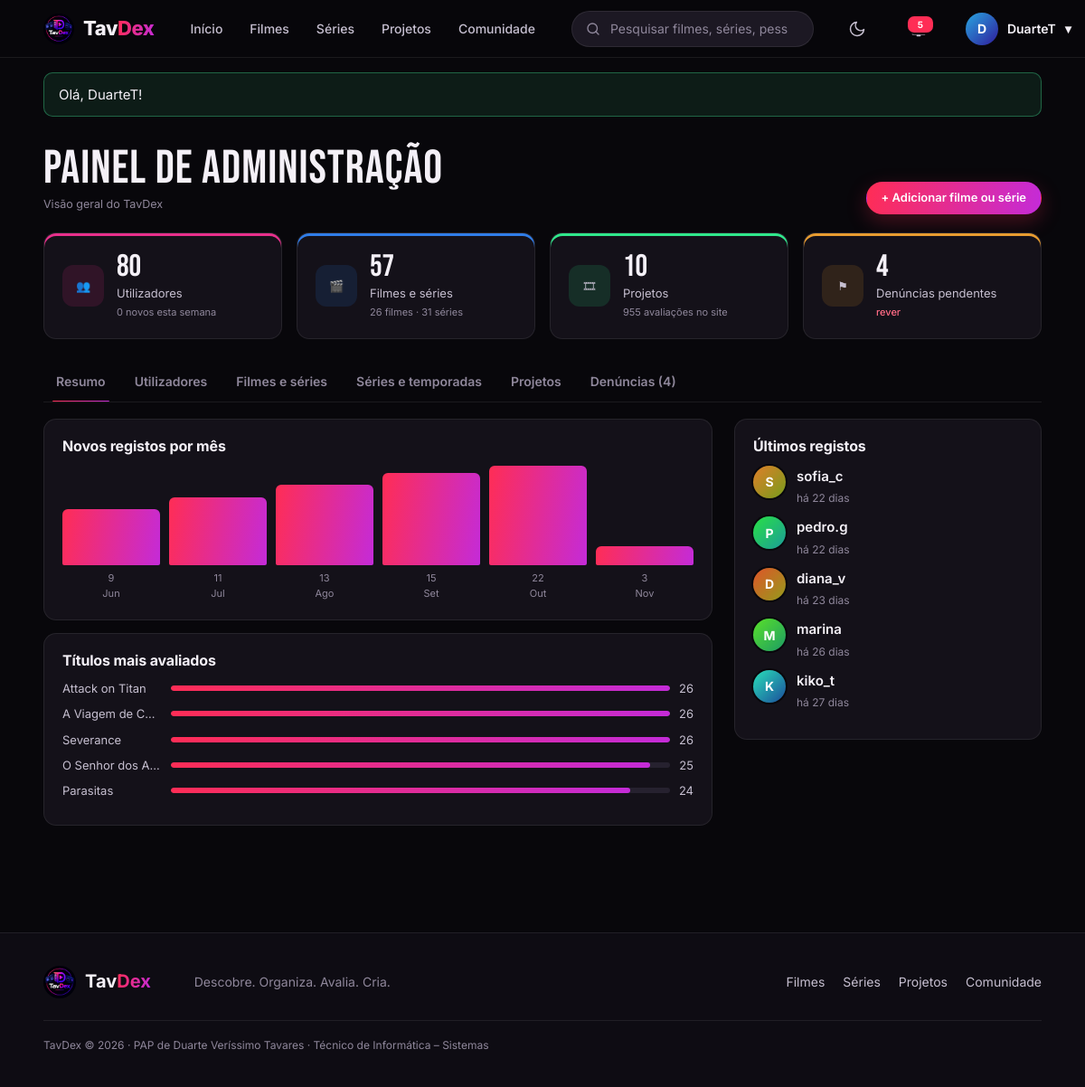
/admin.php (signed in), run on the app's committed database.
### tables this page shows
CREATE TABLE utilizadores (
    id INT AUTO_INCREMENT PRIMARY KEY,
    nome VARCHAR(20) NOT NULL UNIQUE,
    email VARCHAR(120) NOT NULL UNIQUE,
    password_hash VARCHAR(255) NOT NULL,
    bio VARCHAR(160) NOT NULL DEFAULT '',
    localizacao VARCHAR(40) NOT NULL DEFAULT '',
    cor SMALLINT NOT NULL DEFAULT 330,               
    papel ENUM('utilizador','admin') NOT NULL DEFAULT 'utilizador',
    bloqueado BOOLEAN NOT NULL DEFAULT 0,
    notif_email BOOLEAN NOT NULL DEFAULT 0,           
    criado_em TIMESTAMP NOT NULL DEFAULT CURRENT_TIMESTAMP
);

CREATE TABLE titulos (
    id INT AUTO_INCREMENT PRIMARY KEY,
    nome VARCHAR(150) NOT NULL,
    tipo ENUM('filme','serie') NOT NULL,
    ano SMALLINT NOT NULL,
    duracao_min SMALLINT NULL,                        
    idade VARCHAR(5) NOT NULL DEFAULT 'M/12',         
    sinopse TEXT NOT NULL,
    realizador VARCHAR(100) NOT NULL DEFAULT '',      
    cartaz VARCHAR(255) NULL,                         
    fundo VARCHAR(255) NULL,                          
    tmdb_id INT NULL,                                 
    em_curso BOOLEAN NOT NULL DEFAULT 0,              
    criado_em TIMESTAMP NOT NULL DEFAULT CURRENT_TIMESTAMP
);

### admin.php (the view, shortened to what this page needs)
<?php
require 'lib.php';
exigir_admin();
$sec = $_GET['s'] ?? 'resumo';
$n_util = (int)valor('SELECT COUNT(*) FROM utilizadores');
$n_filmes = (int)valor("SELECT COUNT(*) FROM titulos WHERE tipo = 'filme'");
$n_series = (int)valor("SELECT COUNT(*) FROM titulos WHERE tipo = 'serie'");
$n_proj = (int)valor('SELECT COUNT(*) FROM projetos');
$n_den = (int)valor("SELECT COUNT(*) FROM denuncias WHERE estado = 'pendente'");
$n_aval = (int)valor('SELECT COUNT(*) FROM avaliacoes');
$novos_semana = (int)valor('SELECT COUNT(*) FROM utilizadores WHERE criado_em >= ?', [date('Y-m-d H:i:s', strtotime('-7 days'))]);
require 'cabecalho.php';
$abas = ['resumo' => 'Resumo', 'utilizadores' => 'Utilizadores', 'titulos' => 'Filmes e séries', 'series' => 'Séries e temporadas', 'projetos' => 'Projetos', 'denuncias' => 'Denúncias' . ($n_den ? " ($n_den)" : '')];
?>
<div class="content admc"><div class="left">
  <div class="ah"><div><h1 class="ph">Painel de administração</h1><small>Visão geral do TavDex</small></div>
    <a class="btn primary sm" href="admin_titulo.php">+ Adicionar filme ou série</a></div>
  <div class="sg">
    <div class="sc" style="--c:330"><span class="si">👥</span><div><b><?= $n_util ?></b><span>Utilizadores</span><small><?= $novos_semana ?> novos esta semana</small></div></div>
    <div class="sc" style="--c:215"><span class="si">🎬</span><div><b><?= $n_filmes + $n_series ?></b><span>Filmes e séries</span><small><?= $n_filmes ?> filmes · <?= $n_series ?> séries</small></div></div>
    <div class="sc" style="--c:150"><span class="si">🎞</span><div><b><?= $n_proj ?></b><span>Projetos</span><small><?= $n_aval ?> avaliações no site</small></div></div>
    <div class="sc" style="--c:35"><span class="si">⚑</span><div><b><?= $n_den ?></b><span>Denúncias pendentes</span><small><a class="lk" href="?s=denuncias">rever</a></small></div></div>
  </div>
  <div class="tabs links"><?php foreach ($abas as $k => $n): ?><a class="<?= $sec === $k ? 'on' : '' ?>" href="?s=<?= $k ?>"><?= $n ?></a><?php endforeach; ?></div>
<?php if ($sec === 'resumo'):
    $meses = [];
    for ($i = 5; $i >= 0; $i--) $meses[date('Y-m', strtotime("first day of -$i month"))] = 0;
    foreach (linhas('SELECT criado_em FROM utilizadores') as $r) {
        $m = substr($r['criado_em'], 0, 7);
        if (isset($meses[$m])) $meses[$m]++;
    }
    $max = max(1, max($meses));
    $nomes_mes = ['01' => 'Jan', '02' => 'Fev', '03' => 'Mar', '04' => 'Abr', '05' => 'Mai', '06' => 'Jun', '07' => 'Jul', '08' => 'Ago', '09' => 'Set', '10' => 'Out', '11' => 'Nov', '12' => 'Dez'];
    $ultimos = linhas('SELECT * FROM utilizadores ORDER BY criado_em DESC LIMIT 5');
    $top = linhas(SQL_TITULOS . ' ORDER BY n_aval DESC LIMIT 5');
?>
  <div class="dcols"><div>
    <div class="box"><h3>Novos registos por mês</h3><div class="bars">
      <?php foreach ($meses as $m => $n): ?><div><i style="height:<?= round($n * 100 / $max) ?>%"></i><?= $n ?><br><?= $nomes_mes[substr($m, 5)] ?></div><?php endforeach; ?>
    </div></div>
    <div class="box"><h3>Títulos mais avaliados</h3>
      <?php foreach ($top as $t): ?><div class="rb"><span class="gname"><?= e($t['nome']) ?></span><div class="bar"><i style="width:<?= round($t['n_aval'] * 100 / max(1, $top[0]['n_aval'])) ?>%"></i></div><span><?= $t['n_aval'] ?></span></div><?php endforeach; ?>
    </div>
  </div><div>
    <div class="box"><h3>Últimos registos</h3>
      <?php foreach ($ultimos as $r): ?><div class="rv"><?= avatar($r) ?><div><b><?= link_perfil($r) ?></b><br><small><?= tempo($r['criado_em']) ?></small></div></div><?php endforeach; ?>
    </div>
  </div></div>
<?php endif; ?>
</div></div>
<?php require 'rodape.php'; ?>

### cabecalho.php (shortened to what this page needs)
<?php
$u = eu();
$ativo = $ativo ?? '';
$por_ler = $u ? (int)valor('SELECT COUNT(*) FROM notificacoes WHERE utilizador_id = ? AND lida = 0', [$u['id']]) : 0;
$menu = ['index.php' => 'Início', 'catalogo.php?tipo=filme' => 'Filmes', 'catalogo.php?tipo=serie' => 'Séries', 'projetos.php' => 'Projetos', 'comunidade.php' => 'Comunidade'];
?><!DOCTYPE html>
<html lang="pt-PT">
<head>
<link rel="stylesheet" href="style.css">
</head>
<body class="<?= e_admin() ? 'is-admin' : '' ?>">
<header class="nav">
  <a href="index.php" class="bl"><img src="logo.png" alt=""><span>Tav<em>Dex</em></span></a>
  <nav>
    <?php foreach ($menu as $url => $nome): ?>
      <a href="<?= $url ?>" class="<?= $ativo === $nome ? 'active' : '' ?>"><?= $nome ?></a>
    <?php endforeach; ?>
  </nav>
  <form class="search" action="pesquisa.php" method="get" role="search">
    <svg viewBox="0 0 24 24"><circle cx="11" cy="11" r="7"/><path d="M20 20l-4-4"/></svg>
    <input type="search" name="q" value="<?= e($_GET['q'] ?? '') ?>" placeholder="Pesquisar filmes, séries, pessoas, projetos...">
  </form>
  <button class="icone-btn tema" type="button" data-tema aria-label="Mudar entre modo escuro e claro" title="Modo escuro / claro">
    <svg class="lua" viewBox="0 0 24 24"><path d="M21 12.8A9 9 0 1111.2 3a7 7 0 009.8 9.8z"/></svg>
  </button>
  <?php if ($u): ?>
    <a class="bell" href="notificacoes.php" aria-label="Notificações"><svg viewBox="0 0 24 24"><path d="M6 17V11a6 6 0 0112 0v6l2 2H4zM10 21h4"/></svg><?php if ($por_ler): ?><i><?= $por_ler ?></i><?php endif; ?></a>
    <div class="um">
      <button class="ub" type="button"><?= avatar($u) ?><span class="nome"><?= e($u['nome']) ?></span> ▾</button>
    </div>
  <?php else: ?>
    <a class="btn ghost sm nav-btn" href="login.php?voltar=<?= urlencode($_SERVER['REQUEST_URI'] ?? 'index.php') ?>">Entrar</a>
    <a class="btn primary sm nav-btn" href="registar.php">Registar</a>
  <?php endif; ?>
</header>
<main>
<?= mostrar_avisos() ?>

### lib.php (shortened to what this page needs)
<?php
function bd(): PDO
{
    static $pdo = null;
    if ($pdo === null) {
        $dsn = getenv('TAVDEX_DSN') ?: 'mysql:host=' . BD_HOST . ';dbname=' . BD_NOME . ';charset=utf8mb4';
        try {
            $pdo = new PDO($dsn, BD_UTILIZADOR, BD_PASSWORD, [
                PDO::ATTR_ERRMODE => PDO::ERRMODE_EXCEPTION,
                PDO::ATTR_DEFAULT_FETCH_MODE => PDO::FETCH_ASSOC,
            ]);
        } catch (PDOException $e) {
            http_response_code(500);
            exit('<p style="font-family:sans-serif">Não foi possível ligar à base de dados. Confirma que o MySQL está ligado (no XAMPP ou nos Serviços do Windows), que a password em <b>config.php</b> está certa e que importaste <b>base_dados.sql</b> e <b>dados.sql</b>.</p>');
        }
    }
    return $pdo;
}
function sql(string $consulta, array $param = []): PDOStatement
{
    $st = bd()->prepare($consulta);
    $st->execute($param);
    return $st;
}
function linhas(string $consulta, array $param = []): array
{
    return sql($consulta, $param)->fetchAll();
}
function linha(string $consulta, array $param = []): ?array
{
    $r = sql($consulta, $param)->fetch();
    return $r ?: null;
}
function valor(string $consulta, array $param = [])
{
    return sql($consulta, $param)->fetchColumn();
}
function eu(): ?array
{
    static $u = false;
    if ($u === false) {
        $u = null;
        if (!empty($_SESSION['uid'])) {
            $u = linha('SELECT * FROM utilizadores WHERE id = ?', [$_SESSION['uid']]);
        }
    }
    return $u;
}
function e_admin(): bool
{
    return eu() && eu()['papel'] === 'admin';
}
function exigir_login(): array
{
    if (!eu()) {
        aviso('Inicia sessão para continuar.', 'erro');
        ir('login.php?voltar=' . urlencode($_SERVER['REQUEST_URI'] ?? 'index.php'));
    }
    return eu();
}
function exigir_admin(): void
{
    exigir_login();
}
function e($texto): string
{
    return htmlspecialchars((string)$texto, ENT_QUOTES, 'UTF-8');
}
function mostrar_avisos(): string
{
    $html = '';
    foreach ($_SESSION['avisos'] ?? [] as [$tipo, $texto]) {
        $html .= '<div class="flash ' . e($tipo) . '">' . e($texto) . '</div>';
    }
    return $html;
}
function tempo(?string $data): string
{
    $s = time() - strtotime($data);
    if ($s < 2592000) return 'há ' . floor($s / 86400) . ' dias';
    return date('d/m/Y', strtotime($data));
}
function avatar(array $u, string $tamanho = 's'): string
{
    $letra = mb_strtoupper(mb_substr($u['nome'], 0, 1));
    return '<span class="av ' . $tamanho . '" style="--h:' . (int)$u['cor'] . '">' . e($letra) . '</span>';
}
function link_perfil(array $u): string
{
    return '<a class="lk-u" href="perfil.php?u=' . urlencode($u['nome']) . '">' . e($u['nome']) . '</a>';
}

### data on the page
utilizadores: nome "D", nome "DuarteT"
utilizadores: criado_em "Nov", $u['cor'] 28 (drawn), nome "S", nome "sofia_c", criado_em "há 22 dias"
titulos: nome "Attack on Titan", $t['n_aval'] * 100 / max(1, $top[0]['n_aval']) 100 (drawn), n_aval "26"
titulos: nome "A Viagem de C…", $t['n_aval'] * 100 / max(1, $top[0]['n_aval']) 100 (drawn), n_aval "26"
titulos: nome "Severance", $t['n_aval'] * 100 / max(1, $top[0]['n_aval']) 100 (drawn), n_aval "26"
titulos: nome "O Senhor dos A…", $t['n_aval'] * 100 / max(1, $top[0]['n_aval']) 96 (drawn), n_aval "25"
titulos: nome "Parasitas", $t['n_aval'] * 100 / max(1, $top[0]['n_aval']) 92 (drawn), n_aval "24"
utilizadores: $u['cor'] 129 (drawn), nome "P", nome "pedro.g", criado_em "há 22 dias"
utilizadores: $u['cor'] 14 (drawn), nome "D", nome "diana_v", criado_em "há 23 dias"
utilizadores: $u['cor'] 104 (drawn), nome "M", nome "marina", criado_em "há 26 dias"
utilizadores: $u['cor'] 167 (drawn), nome "K", nome "kiko_t", criado_em "há 27 dias"

### other printed values
$nome "Início"
$nome "Filmes"
$nome "Séries"
$nome "Projetos"
$nome "Comunidade"
$por_ler "5"
$texto "Olá, DuarteT!"
$n_util "80"
$novos_semana "0"
$n_filmes + $n_series "57"
$n_filmes "26"
$n_series "31"
$n_proj "10"
$n_aval "955"
$n_den "4"
